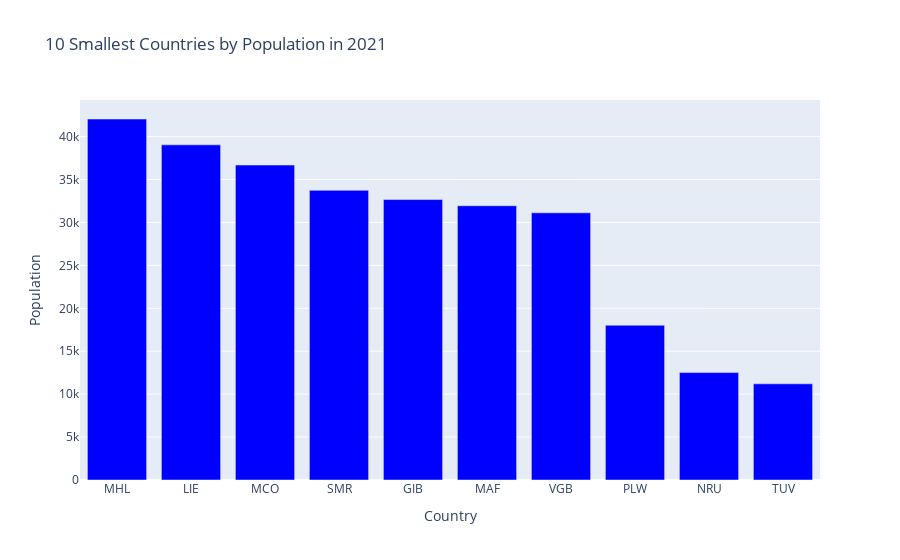

Notebook source saved alongside this figure:
### Code cell
# Creating a bar chart using Plotly and customizing the layout

bottom_10_graph = go.Figure(go.Bar(x=bottom_10['country_code'], y=bottom_10['value'],marker={'color': 'blue'}))
bottom_10_graph.update_layout(title='10 Smallest Countries by Population in 2021', xaxis_title='Country', yaxis_title='Population')
bottom_10_graph

### Figure 1 — Plotly figure (JSON) as saved in the notebook; plotly's stock layout.template omitted (floating-point values rounded to 4 significant figures)
{"data": [{"marker": {"color": "blue"}, "type": "bar", "x": ["MHL", "LIE", "MCO", "SMR", "GIB", "MAF", "VGB", "PLW", "NRU", "TUV"], "y": [42050, 39039, 36686, 33745, 32669, 31948, 31122, 18024, 12511, 11204]}], "layout": {"title": {"text": "10 Smallest Countries by Population in 2021"}, "xaxis": {"title": {"text": "Country"}}, "yaxis": {"title": {"text": "Population"}}}}
